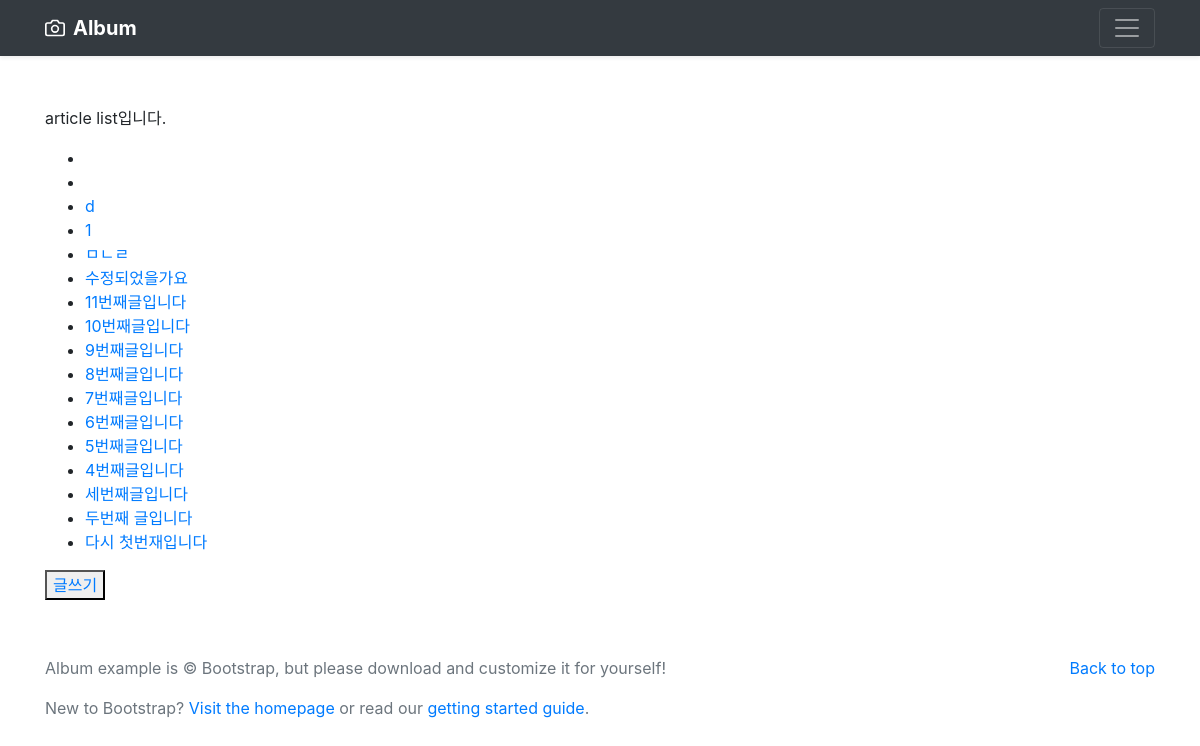
The app's page /article_list/, older data.
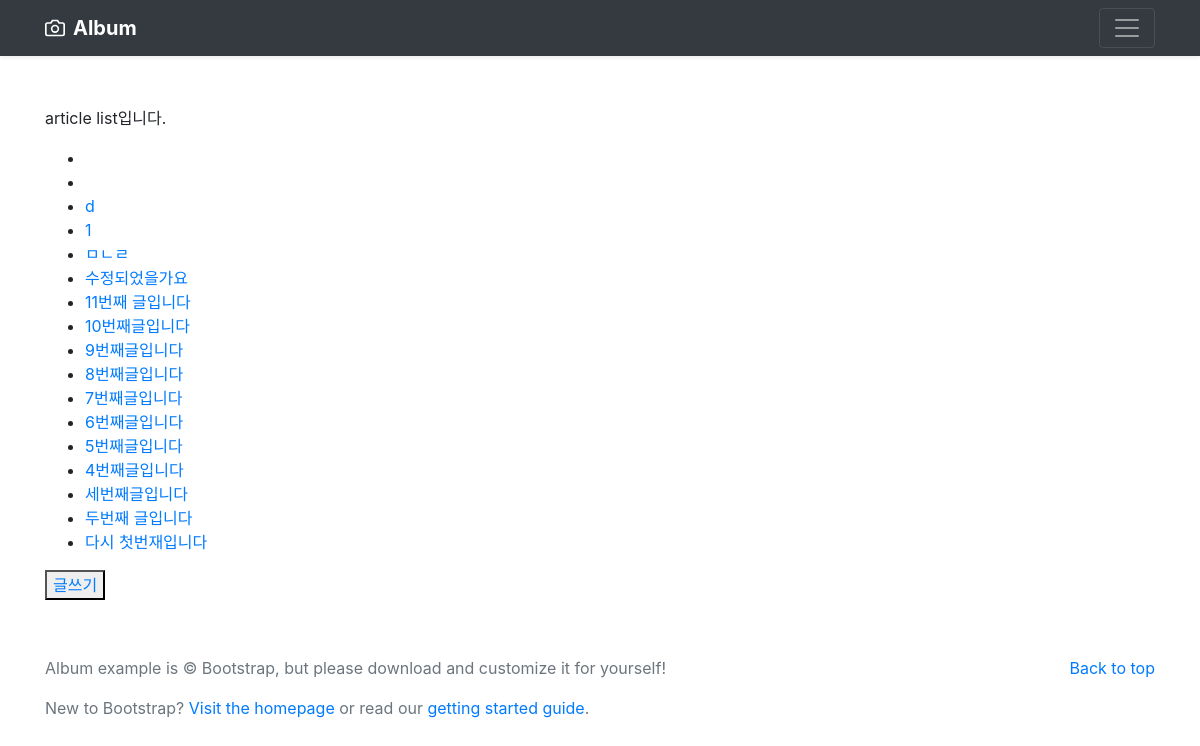
The same page, newer data.
### core/models.py (models this page shows)
class Article(models.Model):
    title = models.CharField(max_length=30, verbose_name='제목')
    contents = models.TextField(verbose_name='내용')
    author = models.TextField(verbose_name='저자')
    created_at = models.DateTimeField(auto_now_add=True)
    updated_at = models.DateTimeField(auto_now=True)
    def __str__(self):
        return self.title

### core/views.py (the view)
# urls.py: path('article_list/', views.article_list, name='article_list'),
def article_list(request):
    articles = Article.objects.all().order_by('-id')
    return render(request, 'core/article_list.html', {'articles': articles})

### core/templates/core/article_list.html
{% extends 'base.html' %}
{% block content %}
  <p>article list입니다.</p>
  <ul>
    {% for article in articles %}
      <li>
        <a href="{% url 'core:article_detail' article.pk %}">
          {{ article }}
        </a>
      </li>
    {% endfor %}
  </ul>
  <button><a href="{% url 'core:article_create' %}">글쓰기</a></button>
{% endblock %}

### core/templates/base.html (shortened to what this page needs)
<!DOCTYPE html>
<html lang="en">
<head>
  <link rel="stylesheet" href="https://stackpath.bootstrapcdn.com/bootstrap/4.3.1/css/bootstrap.min.css">
</head>
<body>
  <header>
    <div class="navbar navbar-dark bg-dark shadow-sm">
      <div class="container d-flex justify-content-between">
        <a href="#" class="navbar-brand d-flex align-items-center">
          <strong>Album</strong>
        </a>
        <button class="navbar-toggler" type="button" data-toggle="collapse" data-target="#navbarHeader" aria-controls="navbarHeader" aria-expanded="false" aria-label="Toggle navigation">
          <span class="navbar-toggler-icon"></span>
        </button>
      </div>
    </div>
  </header>
<div class="container" style="margin-top: 50px;margin-bottom: 50px; height: 500px">
  {% block content %} {% endblock %}
</div>
<footer class="text-muted">
  <div class="container">
    <p class="float-right">
      <a href="#">Back to top</a>
    </p>
    <p>Album example is &copy; Bootstrap, but please download and customize it for yourself!</p>
    <p>New to Bootstrap? <a href="{{ site.url }}/">Visit the homepage</a> or read our <a href="{{ site.baseurl }}/docs/{{ site.docs_version }}/getting-started/introduction/">getting started guide</a>.</p>
  </div>
</footer>
</body>
</html>

Row changes from the older to the newer data that the page shows:
changed Article: title "11번째글입니다" → "11번째 글입니다"
